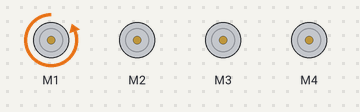
Bench run of a sketch on a simulated Arduino Uno, built with avr-gcc and run on an emulated ATmega328P. On the bench: 4 × DC motor (green arrow = forward, orange = backward, longer = faster).

Above: at 1.0 s.
At 4.0 s:
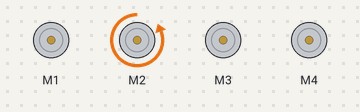
At 7.0 s:
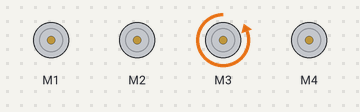
At 10.0 s:
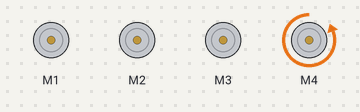
At 14.5 s:
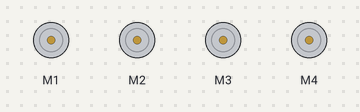
Timing chart, 0 to 15.6 s (numbered marks = the images above):
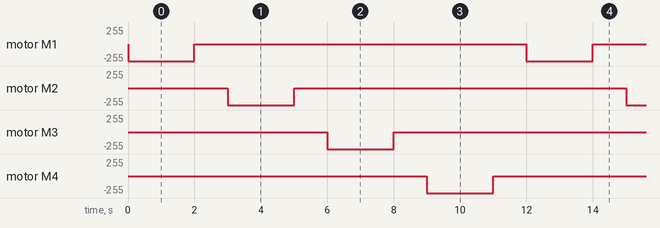

The sketch:

MOTOR_SHIELD_2.ino
```cpp
#include <AFMotor.h>

AF_DCMotor motor1(1) ;
AF_DCMotor motor2(2) ;
AF_DCMotor motor3(3) ;
AF_DCMotor motor4(4) ;
  // put your setup code here, to run once:


void setup()
{
    motor1.setSpeed(255);
    motor2.setSpeed(255);
    motor3.setSpeed(255);
    motor4.setSpeed(255);
}

void loop() {
  // put your main code here, to run repeatedly:
motor1.run(BACKWARD);delay(2000);
motor1.run(RELEASE);delay(1000);
motor2.run(BACKWARD);delay(2000);
motor2.run(RELEASE);delay(1000);
motor3.run(BACKWARD);delay(2000);
motor3.run(RELEASE);delay(1000);
motor4.run(BACKWARD);delay(2000);
motor4.run(RELEASE);delay(1000);


}
```

Measured:
- by itself, motor M1–4: alternates backward 255/255 for 2.0 s and stopped for 10.0 s
